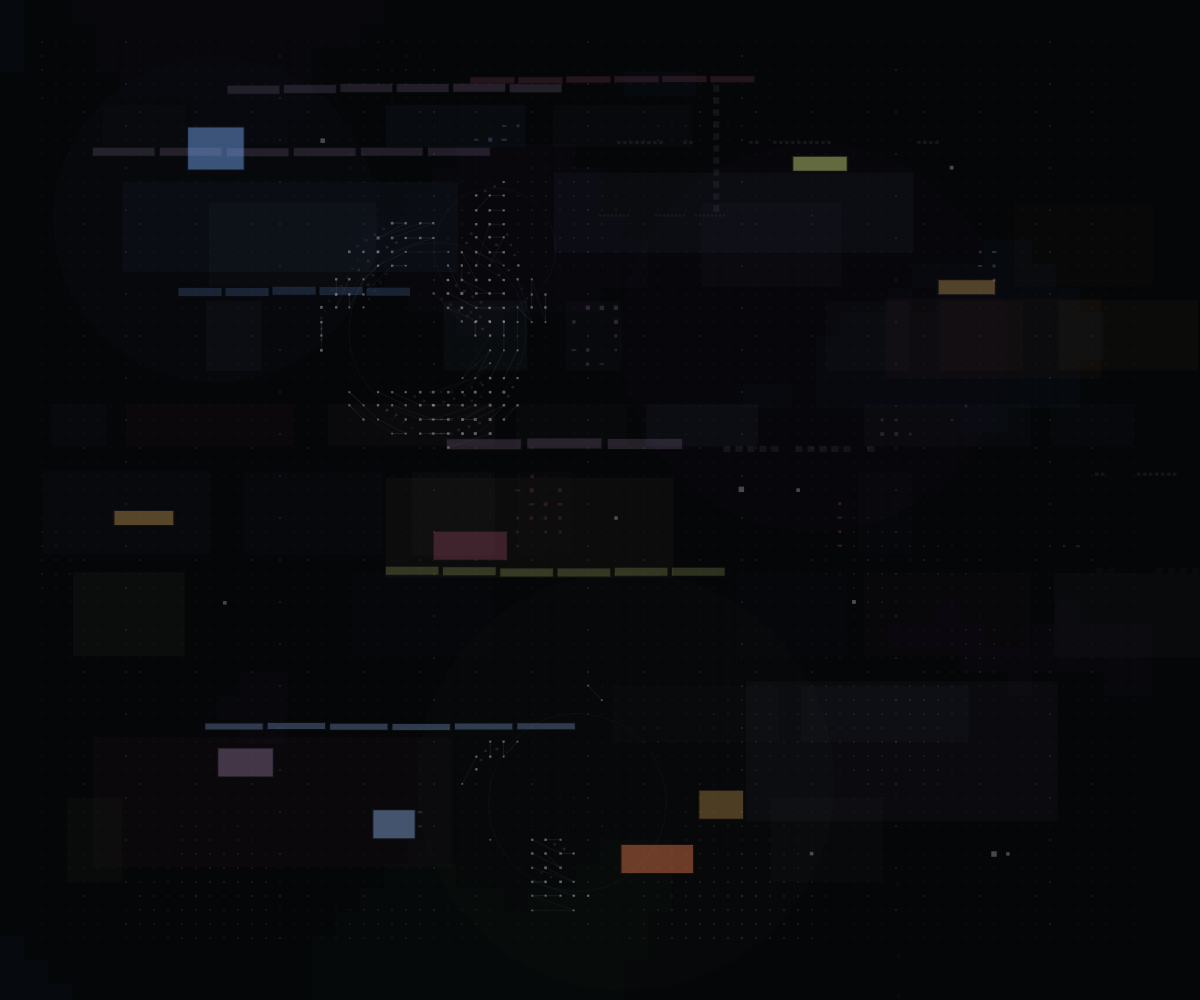
Frame 1 (no input)
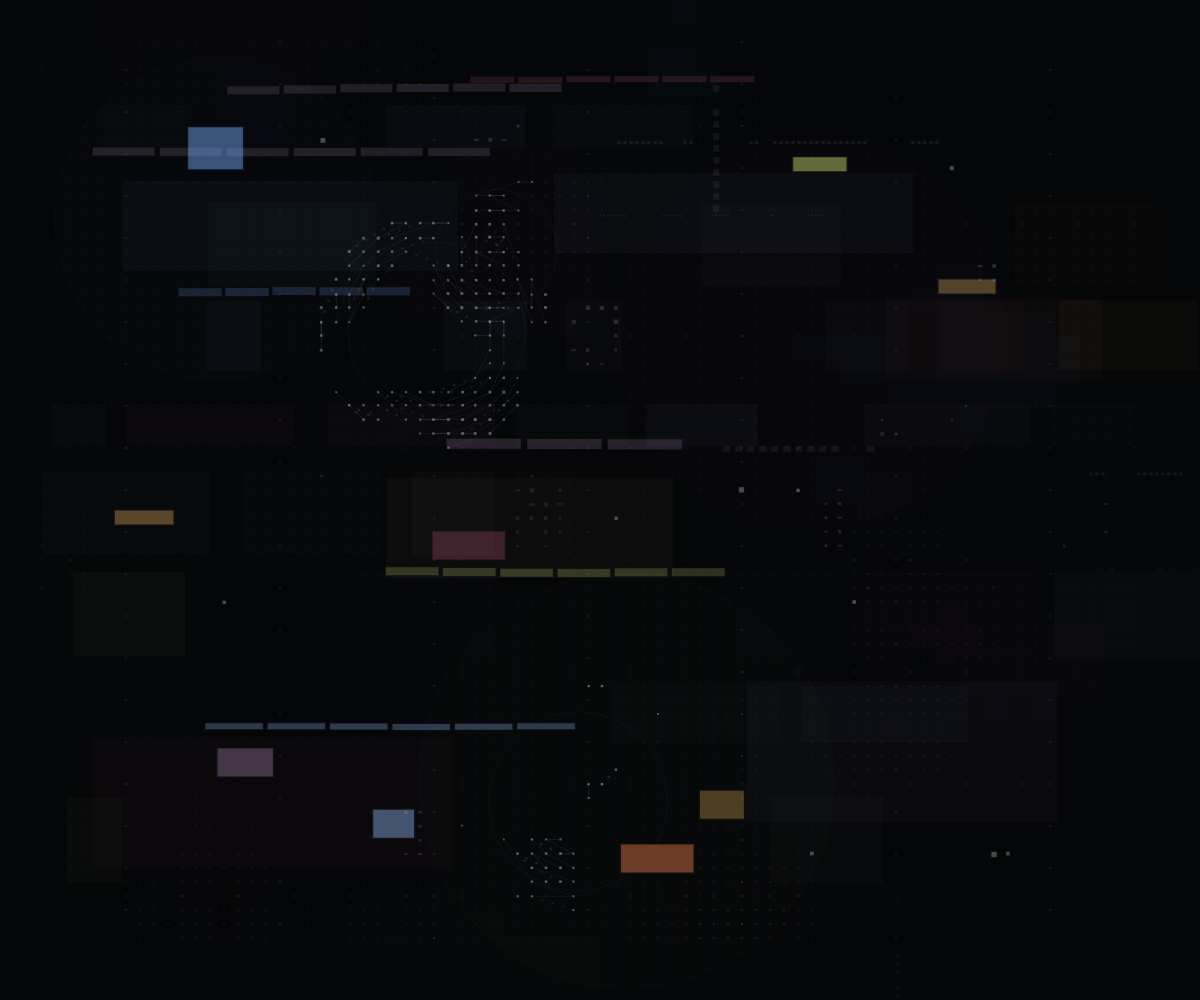
Frame 60 (no input)
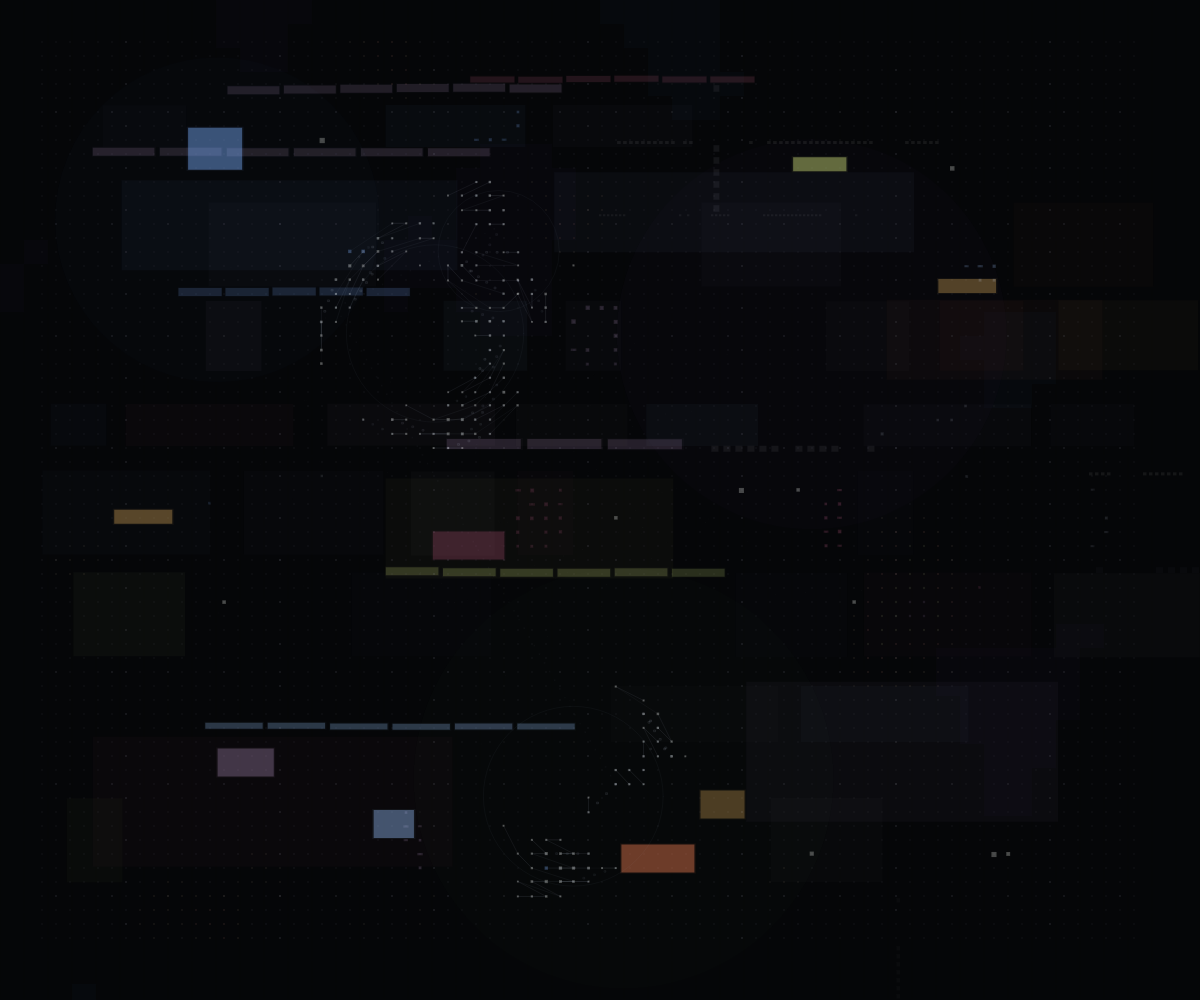
Frame 120 (the mouse pressed at the canvas centre since frame 60)

The p5.js sketch that drew these frames (run headless with seeded random() and noise() and a simulated clock; from frame 60 on, the mouse is pressed at the canvas centre):

// p5.js sketch
// ── sketch.js
let cols, rows;
let spacing = 14;
let margin = 42;
let cells = [];

const MOTION = 0.65;

// palette
const bg = "#050608";
const paperWhite = [236, 238, 233];
const chalk = [214, 220, 228];
const dim = [74, 80, 90];
const fog = [120, 126, 138];

const blue = [122, 170, 245];
const sky = [155, 196, 255];
const lime = [199, 214, 118];
const moss = [126, 144, 90];
const lilac = [193, 158, 206];
const rose = [186, 86, 126];
const coral = [232, 124, 84];
const amber = [218, 170, 92];

let patchRegions = [];
let stripBands = [];
let ghostBands = [];
let accentBlocks = [];
let backgroundZones = [];
let pigmentFields = [];
let activeClusters = [];
let anchorPoints = [];

function setup() {
  createCanvas(windowWidth, windowHeight);
  noStroke();
  rectMode(CORNER);
  initSystem();
}

function initSystem() {
  cells = [];
  cols = floor((width - margin * 2) / spacing);
  rows = floor((height - margin * 2) / spacing);

  for (let gy = 0; gy < rows; gy++) {
    for (let gx = 0; gx < cols; gx++) {
      cells.push({
        gx,
        gy,
        x: margin + gx * spacing,
        y: margin + gy * spacing
      });
    }
  }

  buildPatchRegions();
  buildStripBands();
  buildGhostBands();
  buildAccentBlocks();
  buildBackgroundZones();
  buildPigmentFields();
  buildClusters();
  buildAnchors();
}

function draw() {
  drawBackgroundField();
  drawBackgroundZones();
  drawPigmentFields();
  drawBaseGrid();
  drawPigmentDots();
  drawPatchRegions();
  drawGhostBands();
  drawStripBands();
  drawAccentBlocks();
  drawClusterFields();
  drawLocalConnections();
  drawSeams();
  drawAnchors();
  drawDust();
}

// --------------------
// BACKGROUND
// --------------------

function drawBackgroundField() {
  background(bg);

  const t = frameCount * 0.004 * MOTION;

  for (let y = 0; y < height; y += 24) {
    for (let x = 0; x < width; x += 24) {
      let n1 = noise(x * 0.003, y * 0.003, t);
      let n2 = noise(x * 0.004 + 200, y * 0.004 + 50, t);
      let n3 = noise(x * 0.002 + 500, y * 0.002 + 120, t);

      let c;

      if (n1 > 0.66) {
        c = [18, 30, 48];
      } else if (n2 > 0.64) {
        c = [28, 20, 40];
      } else if (n3 > 0.68) {
        c = [20, 34, 28];
      } else {
        c = [8, 10, 14];
      }

      fill(c[0], c[1], c[2], 34);
      rect(x, y, 24, 24);
    }
  }
}

function buildBackgroundZones() {
  backgroundZones = [
    { x: width * 0.18, y: height * 0.22, r: 320, c: [24, 36, 60], a: 18, phase: random(1000) },
    { x: width * 0.68, y: height * 0.34, r: 380, c: [38, 22, 52], a: 16, phase: random(1000) },
    { x: width * 0.52, y: height * 0.78, r: 420, c: [28, 40, 24], a: 14, phase: random(1000) }
  ];
}

function drawBackgroundZones() {
  noStroke();

  for (const z of backgroundZones) {
    const t = frameCount * 0.006 * MOTION + z.phase;
    const dx = map(noise(t, z.phase), 0, 1, -10, 10);
    const dy = map(noise(z.phase, t), 0, 1, -10, 10);
    const rr = z.r * map(sin(t * 0.45), -1, 1, 0.99, 1.03);

    fill(z.c[0], z.c[1], z.c[2], z.a);
    circle(z.x + dx, z.y + dy, rr);
  }
}

function buildPigmentFields() {
  pigmentFields = [
    { x: width * 0.10, y: height * 0.18, w: width * 0.28, h: height * 0.09, c: blue, a: 9 },
    { x: width * 0.46, y: height * 0.17, w: width * 0.30, h: height * 0.08, c: sky, a: 8 },
    { x: width * 0.62, y: height * 0.68, w: width * 0.26, h: height * 0.14, c: lilac, a: 8 },
    { x: width * 0.08, y: height * 0.74, w: width * 0.30, h: height * 0.13, c: rose, a: 7 },
    { x: width * 0.32, y: height * 0.48, w: width * 0.24, h: height * 0.10, c: lime, a: 7 },
    { x: width * 0.74, y: height * 0.30, w: width * 0.18, h: height * 0.08, c: coral, a: 6 }
  ];
}

function drawPigmentFields() {
  noStroke();

  for (let i = 0; i < pigmentFields.length; i++) {
    const f = pigmentFields[i];
    const t = frameCount * 0.003 * MOTION + i * 100;
    const dx = map(noise(i * 10, t), 0, 1, -6, 6);
    const dy = map(noise(t, i * 20), 0, 1, -6, 6);

    fill(f.c[0], f.c[1], f.c[2], f.a);
    rect(f.x + dx, f.y + dy, f.w, f.h);
  }
}

// --------------------
// BASE GRID / PIGMENT
// --------------------

function drawBaseGrid() {
  for (const c of cells) {
    fill(dim[0], dim[1], dim[2], 26);
    rect(c.x - 0.9, c.y - 0.9, 1.8, 1.8);
  }
}

function drawPigmentDots() {
  const t = frameCount * 0.004 * MOTION;

  for (const c of cells) {
    let n = noise(c.gx * 0.08, c.gy * 0.08, t);

    if (n > 0.58) {
      let col;

      if (n > 0.84) col = blue;
      else if (n > 0.78) col = lilac;
      else if (n > 0.73) col = lime;
      else if (n > 0.68) col = coral;
      else if (n > 0.63) col = amber;
      else col = fog;

      let alpha = map(n, 0.58, 1.0, 8, 28);
      let size = map(n, 0.58, 1.0, 1.5, 3.4);

      fill(col[0], col[1], col[2], alpha);
      rect(c.x - size / 2, c.y - size / 2, size, size);
    }
  }
}

// --------------------
// BUILDERS
// --------------------

function buildPatchRegions() {
  patchRegions = [];

  const palette = [blue, blue, sky, lilac, lilac, lime, coral, amber, rose];
  let y = margin + random(20, 80);

  while (y < height - margin - 60) {
    const h = random([spacing * 3, spacing * 4, spacing * 5, spacing * 6]);
    let x = margin + random(0, 80);

    while (x < width - margin - 80) {
      const w = random([spacing * 4, spacing * 6, spacing * 8, spacing * 10, spacing * 12]);

      if (random() > 0.25) {
        patchRegions.push({
          x,
          y,
          w,
          h,
          color: random() > 0.35 ? random(palette) : fog,
          alpha: random(14, 34),
          mode: random(["fill", "cluster", "mixed"]),
          density: random(0.42, 0.84),
          phase: random(1020)
        });
      }

      x += w + random(spacing * 1, spacing * 3);
    }

    y += h + random(spacing * 1, spacing * 4);
  }
}

function buildStripBands() {
  stripBands = [];
  const palette = [blue, lilac, lime, coral, amber, sky, rose];

  let bandCount = floor(map(width, 900, 1800, 6, 11));

  for (let i = 0; i < bandCount; i++) {
    stripBands.push({
      x: random(margin, width * 0.45),
      y: random(margin + 30, height - margin - 30),
      w: random(width * 0.16, width * 0.34),
      h: random([4, 6, 8, 10]),
      color: random(palette),
      alpha: random(38, 82),
      fragments: floor(random(3, 7)),
      phase: random(1000)
    });
  }
}

function buildGhostBands() {
  ghostBands = [];

  for (let i = 0; i < 7; i++) {
    let vertical = random() > 0.78;

    ghostBands.push({
      vertical,
      x: random(margin, width - margin),
      y: random(margin, height - margin),
      len: vertical ? random(height * 0.1, height * 0.24) : random(width * 0.12, width * 0.28),
      thickness: random([2, 3, 4, 6]),
      alpha: random(8, 18),
      color: random([chalk, fog, paperWhite]),
      phase: random(1000)
    });
  }
}

function buildAccentBlocks() {
  accentBlocks = [];
  const palette = [blue, lilac, lime, coral, amber, sky, rose];

  let count = floor(map(width, 800, 1800, 7, 12));

  for (let i = 0; i < count; i++) {
    accentBlocks.push({
      x: random(margin, width - margin - spacing * 10),
      y: random(margin, height - margin - spacing * 6),
      w: random([spacing * 3, spacing * 4, spacing * 5]),
      h: random([spacing, spacing * 2, spacing * 3]),
      color: random(palette),
      alpha: random(60, 118),
      phase: random(1000)
    });
  }
}

function buildClusters() {
  activeClusters = [];

  let count = 3;
  for (let i = 0; i < count; i++) {
    activeClusters.push({
      x: random(width * 0.24, width * 0.76),
      y: random(height * 0.20, height * 0.80),
      r: random(80, 145),
      phase: random(1000),
      points: []
    });
  }
}

function buildAnchors() {
  anchorPoints = [];

  for (let i = 0; i < 10; i++) {
    anchorPoints.push({
      gx: floor(random(6, cols - 6)),
      gy: floor(random(6, rows - 6)),
      phase: random(1000)
    });
  }
}

// --------------------
// DRAWERS
// --------------------

function drawPatchRegions() {
  for (const r of patchRegions) {
    let t = frameCount * 0.003 * MOTION + r.phase;
    const regionJitterX = map(noise(r.phase, t), 0, 1, -1.2, 1.2);
    const regionJitterY = map(noise(t, r.phase), 0, 1, -1.0, 1.0);

    if (r.mode === "fill" || r.mode === "mixed") {
      fill(r.color[0], r.color[1], r.color[2], r.alpha * 0.24);
      rect(r.x + regionJitterX, r.y + regionJitterY, r.w, r.h);
    }

    for (const c of cells) {
      if (!insideRect(c.x, c.y, r.x, r.y, r.w, r.h)) continue;

      let n = noise(c.gx * 0.18 + t, c.gy * 0.18 - t * 0.6, r.phase * 0.001);
      if (n < r.density) continue;

      let localX = c.x + regionJitterX + map(noise(c.gx * 0.2, c.gy * 0.2, t), 0, 1, -1.4, 1.4);
      let localY = c.y + regionJitterY + map(noise(c.gx * 0.2 + 200, c.gy * 0.2, t), 0, 1, -1.2, 1.2);
      let intensity = map(n, r.density, 1, 0.25, 1);

      if (r.mode === "cluster" || (r.mode === "mixed" && randomFromCell(c.gx, c.gy, r.phase) > 0.45)) {
        if (randomFromCell(c.gx, c.gy, r.phase) > 0.58) {
          let size = map(intensity, 0.25, 1, 2.5, 7.5);
          fill(r.color[0], r.color[1], r.color[2], r.alpha + intensity * 55);
          rect(localX - size / 2, localY - size / 2, size, size);
        } else {
          let w = map(intensity, 0.25, 1, 4, 10);
          let h = map(intensity, 0.25, 1, 2, 3.5);
          fill(r.color[0], r.color[1], r.color[2], r.alpha + intensity * 36);
          rect(localX - w / 2, localY - h / 2, w, h);
        }
      }
    }
  }
}

function drawGhostBands() {
  for (const g of ghostBands) {
    let t = frameCount * 0.003 * MOTION + g.phase;
    fill(g.color[0], g.color[1], g.color[2], g.alpha);

    if (g.vertical) {
      let driftX = map(sin(t * 0.6), -1, 1, -2.5, 2.5);
      for (let i = 0; i < g.len; i += g.thickness * 2) {
        if (noise(i * 0.03, t) > 0.5) {
          rect(g.x + driftX, g.y + i, g.thickness, g.thickness * 1.1);
        }
      }
    } else {
      let driftY = map(cos(t * 0.55), -1, 1, -2.5, 2.5);
      for (let i = 0; i < g.len; i += g.thickness * 2) {
        if (noise(i * 0.03, t) > 0.5) {
          rect(g.x + i, g.y + driftY, g.thickness * 1.2, g.thickness);
        }
      }
    }
  }
}

function drawStripBands() {
  for (const b of stripBands) {
    let t = frameCount * 0.006 * MOTION + b.phase;
    let fragW = b.w / b.fragments;

    for (let i = 0; i < b.fragments; i++) {
      let fx = b.x + i * fragW;
      let wobble = map(noise(i * 0.4, t), 0, 1, -2.2, 2.2);
      let alpha = b.alpha * map(noise(i * 0.2, t + 50), 0, 1, 0.62, 1);

      fill(b.color[0], b.color[1], b.color[2], alpha);
      rect(fx, b.y + wobble, fragW * 0.92, b.h);

      fill(b.color[0], b.color[1], b.color[2], alpha * 0.12);
      rect(fx - 1, b.y + wobble - 1, fragW * 0.96, b.h + 2);
    }
  }
}

function drawAccentBlocks() {
  for (const a of accentBlocks) {
    let t = frameCount * 0.008 * MOTION + a.phase;
    let pulse = map(sin(t), -1, 1, 0.95, 1.05);
    let dx = map(noise(a.phase, t), 0, 1, -2.5, 2.5);
    let dy = map(noise(t, a.phase), 0, 1, -2, 2);

    fill(a.color[0], a.color[1], a.color[2], a.alpha);
    rect(a.x + dx, a.y + dy, a.w * pulse, a.h);

    fill(a.color[0], a.color[1], a.color[2], a.alpha * 0.16);
    rect(a.x + dx - 1.5, a.y + dy - 1, a.w * pulse + 3, a.h + 2);
  }
}

function drawClusterFields() {
  for (const cluster of activeClusters) {
    let t = frameCount * 0.006 * MOTION + cluster.phase;
    let cx = cluster.x + map(noise(cluster.phase, t), 0, 1, -16, 16);
    let cy = cluster.y + map(noise(t, cluster.phase), 0, 1, -16, 16);
    let rr = cluster.r * map(sin(t * 0.6), -1, 1, 0.92, 1.06);

    cluster.points = [];

    noFill();
    stroke(180, 190, 210, 10);
    strokeWeight(1);
    circle(cx, cy, rr * 1.5);
    noStroke();

    for (const c of cells) {
      let d = dist(c.x, c.y, cx, cy);
      if (d > rr) continue;

      let n = noise(c.gx * 0.22, c.gy * 0.22, t);
      if (n < 0.48) continue;

      let px = c.x + map(noise(c.gx, t), 0, 1, -1.4, 1.4);
      let py = c.y + map(noise(c.gy, t + 100), 0, 1, -1.4, 1.4);
      let size = map(n, 0.48, 1, 1.8, 5.8);

      let col = paperWhite;
      if (n > 0.82) col = sky;
      else if (n > 0.74) col = lilac;
      else if (n > 0.68) col = blue;

      fill(col[0], col[1], col[2], 78);
      rect(px - size / 2, py - size / 2, size, size);

      cluster.points.push({ x: px, y: py, d });
    }
  }
}

function drawLocalConnections() {
  for (const cluster of activeClusters) {
    if (!cluster.points || cluster.points.length < 2) continue;

    let pts = [...cluster.points].sort((a, b) => a.d - b.d);

    for (let i = 0; i < pts.length; i++) {
      let a = pts[i];
      let neighbors = 0;

      for (let j = i + 1; j < pts.length; j++) {
        let b = pts[j];
        let d = dist(a.x, a.y, b.x, b.y);

        if (d < 56 && neighbors < 1) {
          let alpha = map(d, 0, 56, 34, 8);

          if ((i + j) % 3 === 0) {
            drawDottedConnection(a.x, a.y, b.x, b.y, alpha);
          } else {
            stroke(180, 190, 210, alpha);
            strokeWeight(1);
            line(a.x, a.y, b.x, b.y);
          }

          neighbors++;
        }
      }
    }
  }

  noStroke();

  if (activeClusters.length > 1) {
    for (let i = 0; i < activeClusters.length - 1; i++) {
      let a = activeClusters[i];
      let b = activeClusters[i + 1];

      if (!a.points || !b.points || a.points.length === 0 || b.points.length === 0) continue;

      let pa = a.points[floor(a.points.length * 0.35)];
      let pb = b.points[floor(b.points.length * 0.35)];

      if (pa && pb) {
        drawDottedConnection(pa.x, pa.y, pb.x, pb.y, 9);
      }
    }
  }
}

function drawDottedConnection(x1, y1, x2, y2, alpha) {
  let steps = floor(dist(x1, y1, x2, y2) / 10);

  for (let i = 0; i <= steps; i++) {
    let t = i / max(steps, 1);
    let x = lerp(x1, x2, t);
    let y = lerp(y1, y2, t);
    fill(200, 210, 225, alpha * 0.78);
    rect(x - 0.85, y - 0.85, 1.7, 1.7);
  }
}

function drawSeams() {
  for (let gx = 6; gx < cols; gx += 11) {
    for (let gy = 0; gy < rows; gy++) {
      if ((gx + gy + floor(frameCount * 0.04 * MOTION)) % 3 !== 0) continue;
      let x = margin + gx * spacing;
      let y = margin + gy * spacing;
      fill(chalk[0], chalk[1], chalk[2], 14);
      rect(x - 1, y - 1, 2, 2);
    }
  }

  for (let gy = 5; gy < rows; gy += 8) {
    for (let gx = 0; gx < cols; gx++) {
      if ((gx + gy + floor(frameCount * 0.035 * MOTION)) % 4 !== 0) continue;
      let x = margin + gx * spacing;
      let y = margin + gy * spacing;
      fill(chalk[0], chalk[1], chalk[2], 12);
      rect(x - 1, y - 1, 2, 2);
    }
  }
}

function drawAnchors() {
  for (let i = 0; i < anchorPoints.length; i++) {
    const a = anchorPoints[i];
    let t = frameCount * 0.01 * MOTION + a.phase;

    let x = margin + a.gx * spacing + map(noise(a.phase, t), 0, 1, -1.5, 1.5);
    let y = margin + a.gy * spacing + map(noise(t, a.phase), 0, 1, -1.5, 1.5);
    let size = map(sin(t), -1, 1, 3.5, 5.5);

    fill(paperWhite[0], paperWhite[1], paperWhite[2], 70);
    rect(x - size / 2, y - size / 2, size, size);
  }
}

function drawDust() {
  for (let i = 0; i < 140; i++) {
    let x = noise(i * 10.1, frameCount * 0.006 * MOTION) * width;
    let y = noise(i * 15.4, 200 + frameCount * 0.005 * MOTION) * height;
    let a = noise(i * 4.3, 500 + frameCount * 0.005 * MOTION) * 14;

    fill(chalk[0], chalk[1], chalk[2], a);
    rect(x, y, 1, 1);
  }
}

// --------------------
// HELPERS
// --------------------

function insideRect(px, py, x, y, w, h) {
  return px >= x && px <= x + w && py >= y && py <= y + h;
}

function randomFromCell(gx, gy, seedOffset = 0) {
  let v = sin(gx * 12.9898 + gy * 78.233 + seedOffset * 0.001) * 43758.5453;
  return v - floor(v);
}

function windowResized() {
  resizeCanvas(windowWidth, windowHeight);
  initSystem();
}
